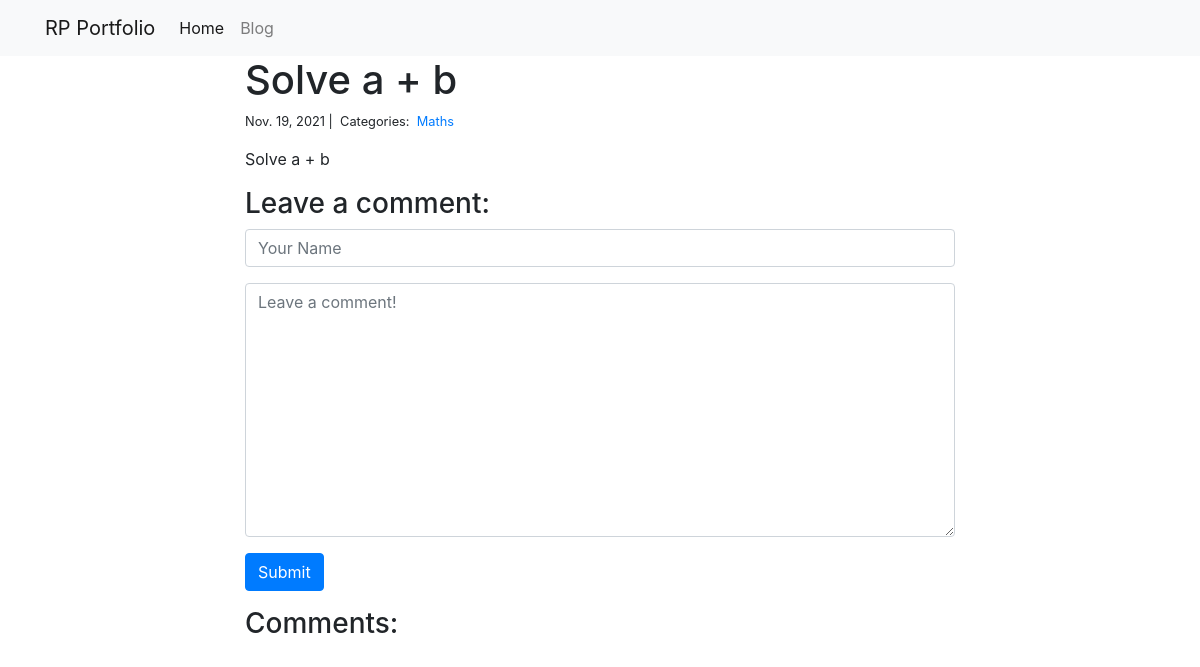
Page /6/ on the earlier database version.
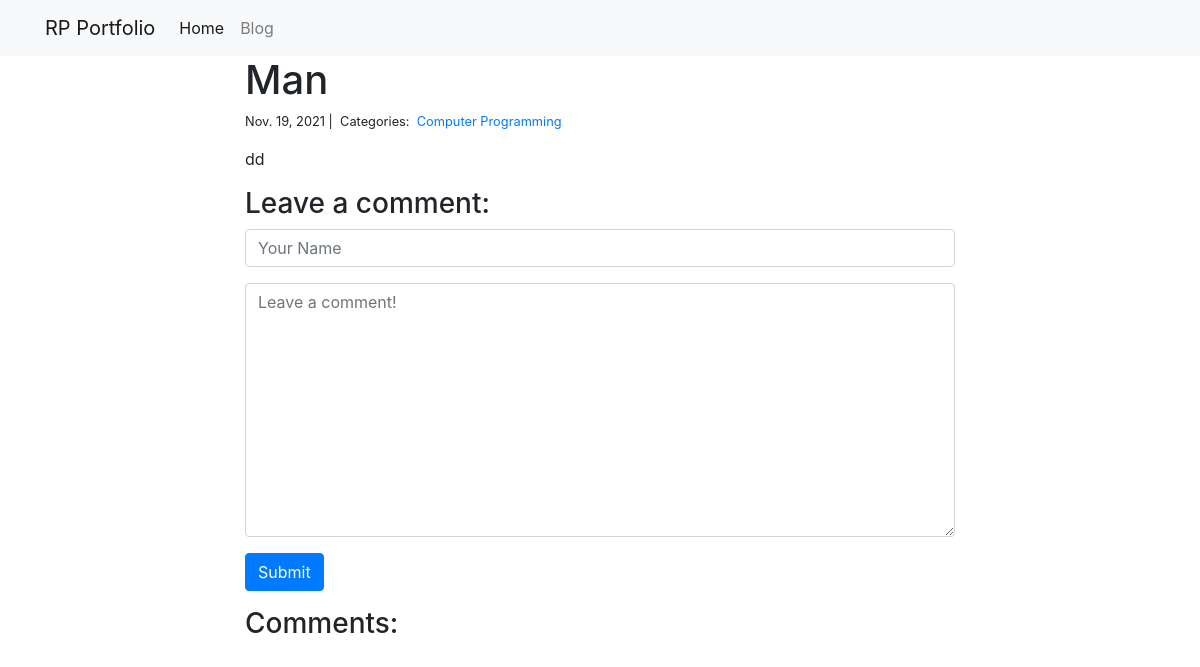
Same page on the later database version.
### DoubtForum/models.py (models this page shows, shortened)
class Doubt(models.Model):
    author = models.CharField(max_length=20)
    title = models.CharField(max_length=60)
    body = models.TextField()
    link = models.CharField(max_length=50 ,null =True)
    created_on = models.DateTimeField(auto_now_add=True)
    tags = models.ManyToManyField('Tag', related_name='doubts')

class Tag(models.Model):
    name = models.CharField(max_length=20)

### DoubtForum/views.py (the view, shortened to what this page needs)
# urls.py: path('<int:pk>/',blog_detail,name='blog_detail'),
def blog_detail(request, pk):
    doubt = Doubt.objects.get(pk=pk)
    form = CommentForm()
    comments = Comment.objects.filter(doubt=doubt)
    context = {
        "doubt": doubt,
        "comments": comments,
        "form": form,
    }
    return render(request, "blog_detail.html", context)

### DoubtForum/forms.py
class CommentForm(forms.Form):
    author = forms.CharField(
        max_length=60,
        widget=forms.TextInput(attrs={
            "class": "form-control",
            "placeholder": "Your Name"
        })
    )
    body = forms.CharField(widget=forms.Textarea(
        attrs={
            "class": "form-control",
            "placeholder": "Leave a comment!"
        })
    )

### templates/blog_detail.html (shortened to what this page needs)
{% extends "base.html" %}
{% block page_content %}
<div class="col-md-8 offset-md-2">
    <h1>{{ doubt.title }}</h1>
    <small>
        {{ doubt.created_on.date }} |&nbsp;
        Categories:&nbsp;
        {% for tag in doubt.tags.all %}
        <a href="{% url 'blog_category' tag.name %}">
            {{ tag.name }}
        </a>&nbsp;
        {% endfor %}
    </small>
    <p>{{ doubt.body | linebreaks }}</p>
    <h3>Leave a comment:</h3>
    <form action="{% url 'blog_detail' doubt.pk%}" method="POST">
        <div class="form-group">
            {{ form.author }}
        </div>
        <div class="form-group">
            {{ form.body }}
        </div>
        <button type="submit" class="btn btn-primary">Submit</button>
    </form>
    <h3>Comments:</h3>
</div>
{% endblock %}

Differences in the rows shown:
no longer on this page (row edited): Tag: name "Maths"
changed Doubt: title "Solve a + b" → "Man"; body "Solve a + b" → "dd"
now on this page (row edited): Tag: name "Computer Programming"
